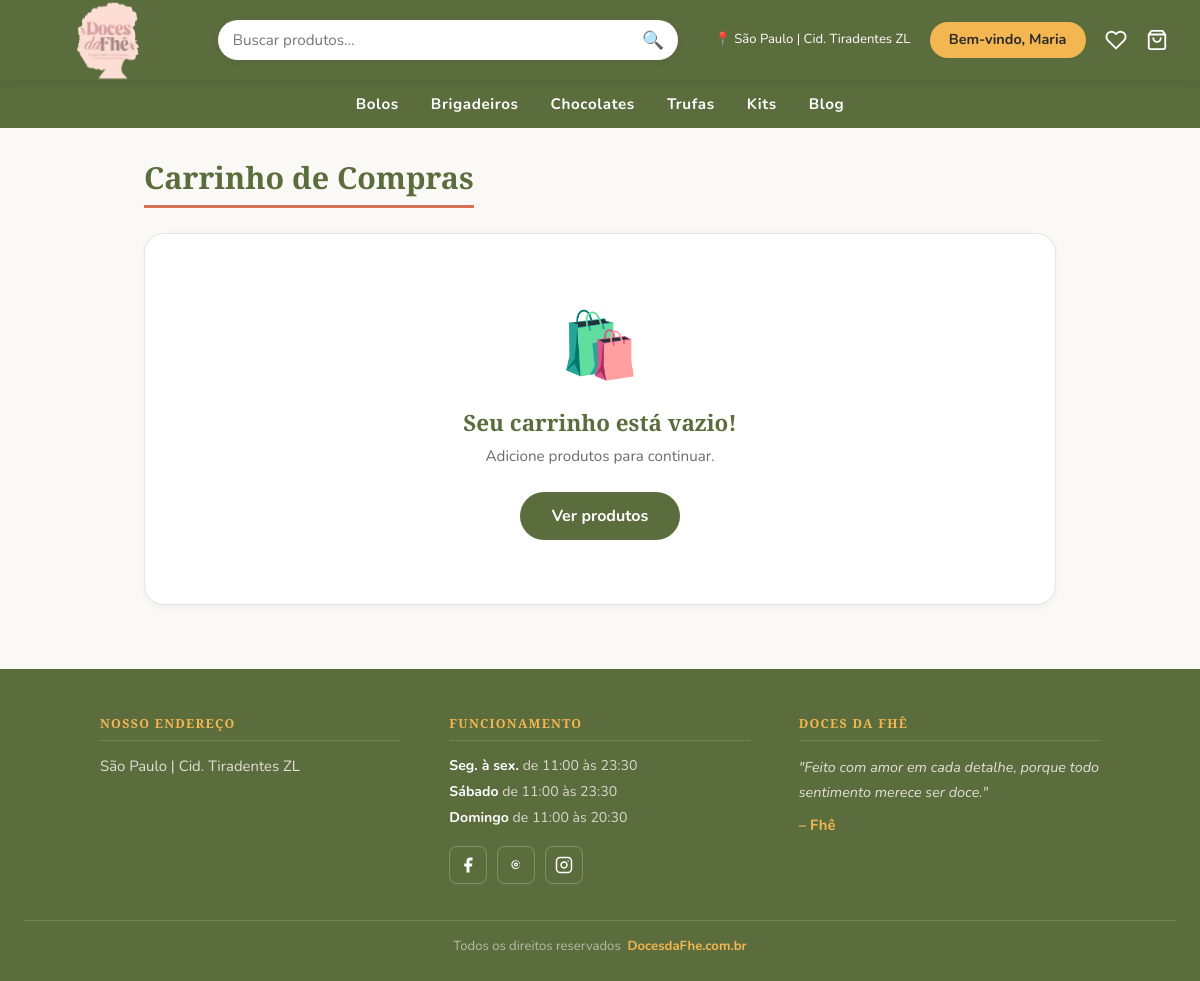
Page /carrinho (signed in) on the earlier database version.
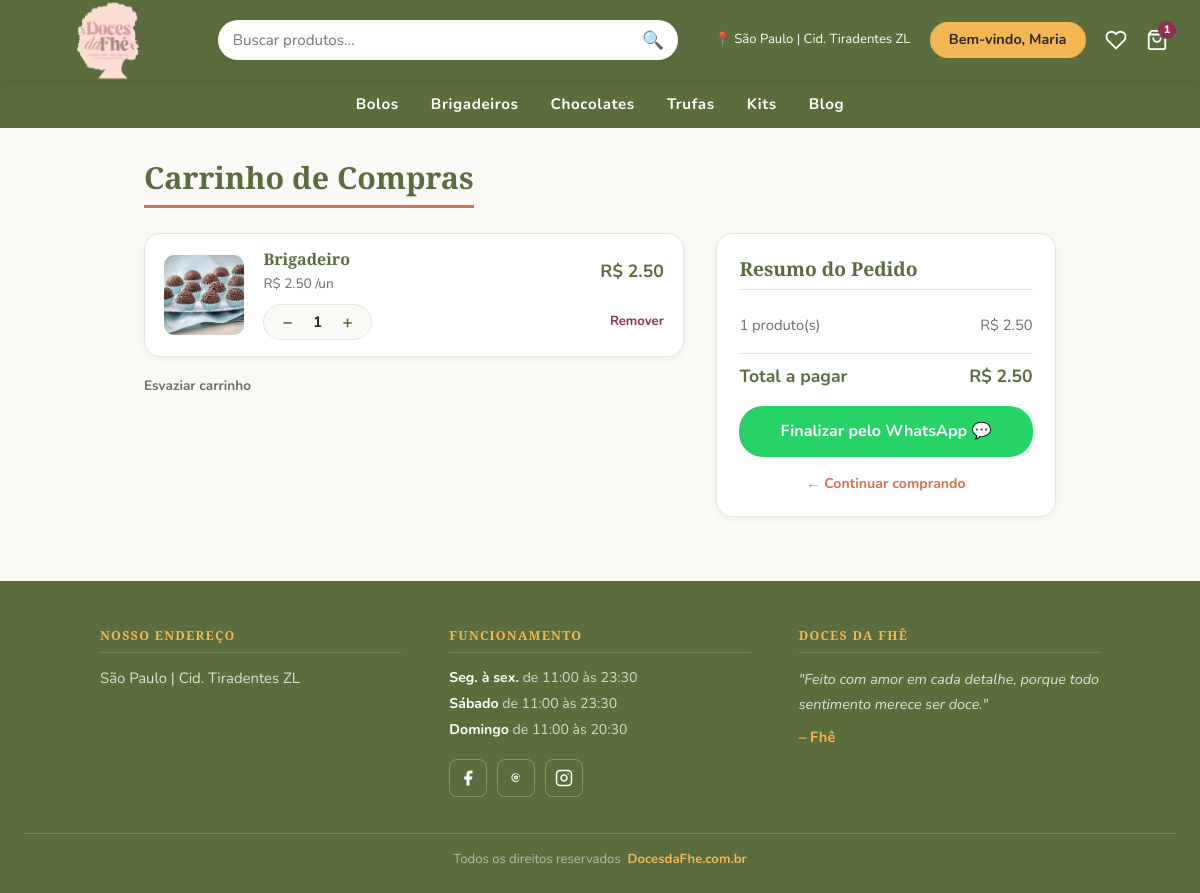
Same page on the later database version.
### models.py (models this page shows, shortened)
class User(db.Model, UserMixin):
    __tablename__ = "users"
    id       = db.Column(db.Integer, primary_key=True)
    email    = db.Column(db.String(120), unique=True, nullable=False, index=True)
    password = db.Column(db.String(200), nullable=False)
    name     = db.Column(db.String(120), nullable=True)   # ✅ NOVO
    phone    = db.Column(db.String(20), nullable=False)
    cep      = db.Column(db.String(8), nullable=False)
    is_admin = db.Column(db.Boolean, default=False, nullable=False)
    reset_token        = db.Column(db.String(100), unique=True, nullable=True)
    reset_token_expiry = db.Column(db.DateTime, nullable=True)
    created_at = db.Column(db.DateTime, default=datetime.utcnow)

class CarrinhoItem(db.Model):
    __tablename__ = "carrinho_itens"
    id          = db.Column(db.Integer, primary_key=True)
    user_id     = db.Column(db.Integer, db.ForeignKey('users.id'), nullable=False)
    produto_id  = db.Column(db.Integer, db.ForeignKey('products.id'), nullable=True)
    kit_id      = db.Column(db.Integer, db.ForeignKey('kits.id'), nullable=True)
    especial_id = db.Column(db.Integer, db.ForeignKey('produtos_especiais.id'), nullable=True)
    quantidade  = db.Column(db.Integer, default=1, nullable=False)
    created_at  = db.Column(db.DateTime, default=datetime.utcnow)
    user     = db.relationship('User', backref='carrinho_itens')
    produto  = db.relationship('Product', backref='carrinho_itens')
    kit      = db.relationship('Kit', backref='carrinho_itens')
    especial = db.relationship('ProdutoEspecial', backref='carrinho_itens')
    @property
    def nome(self):
        if self.produto:
            return self.produto.name
        if self.kit:
            return self.kit.name
        if self.especial:
            return self.especial.name
        return 'Produto'
    @property
    def preco_unit(self):
        if self.produto:
            return float(self.produto.price)
        if self.kit:
            return float(self.kit.total_price)
        if self.especial:
            return float(self.especial.price)
        return 0.0
    @property
    def imagem(self):
        if self.produto:
            return self.produto.image_url
        if self.kit:
            return self.kit.image_url
        if self.especial:
            return self.especial.image_url
        return None
    @property
    def subtotal(self):
        return self.preco_unit * self.quantidade

class Product(db.Model):
    __tablename__ = "products"
    id          = db.Column(db.Integer, primary_key=True)
    name        = db.Column(db.String(200), unique=True, nullable=False, index=True)
    description = db.Column(db.String(800), nullable=False)
    image_url   = db.Column(db.String(300))
    price       = db.Column(db.Numeric(10, 2), nullable=False)
    category    = db.Column(db.String(100), nullable=True, default='geral')  # ✅ NOVO
    ativo       = db.Column(db.Boolean, default=True, nullable=False)
    created_at  = db.Column(db.DateTime, default=datetime.utcnow)

### app.py (the view)
@app.route('/carrinho')
@login_required
def carrinho():
    itens            = CarrinhoItem.query.filter_by(user_id=current_user.id).all()
    total            = sum(item.subtotal for item in itens)
    quantidade_total = sum(item.quantidade for item in itens)
    return render_template('carrinho.html', itens=itens,
                           total=total, quantidade_total=quantidade_total)

### app.py (called while the page is built)
@login_manager.user_loader
def load_user(user_id):
    return User.query.get(int(user_id))

@app.context_processor
def inject_globals():
    if current_user.is_authenticated:
        total_itens = db.session.query(
            db.func.sum(CarrinhoItem.quantidade)
        ).filter_by(user_id=current_user.id).scalar() or 0
    else:
        total_itens = 0
    site_config = SiteConfig.query.first()
    return dict(carrinho_total=total_itens, site_config=site_config)

### templates/carrinho.html (shortened to what this page needs)
{% extends "admin/base.html" %}
{% block styles %}
<link rel="stylesheet" href="{{ url_for('static', filename='carrinho.css') }}">
{% endblock %}
{% block content %}
<header>
  <div class="logo">
    <a href="{{ url_for('dashboard') }}">
      <img class="logo-img" src="{{ url_for('static', filename=site_config.logo_url if site_config and site_config.logo_url else 'uploads/logo.png') }}" alt="{{ site_config.site_name if site_config else 'Doces da Fhê' }}" />
    </a>
  </div>
  <div class="search-bar-wrap">
    <div class="search-bar">
      <input type="text" id="searchInput" placeholder="Buscar produtos..."
             onkeydown="if(event.key==='Enter') buscarGlobal()" />
      <button onclick="buscarGlobal()">🔍</button>
    </div>
  </div>
  <div class="header-right">
    <span class="location">📍 São Paulo | Cid. Tiradentes ZL</span>
    {% if current_user.is_authenticated %}
      <div class="user-menu">
        <span class="btn-entrar user-btn" onclick="this.closest('.user-menu').classList.toggle('open')">Bem-vindo, {% if current_user.is_admin %}Admin{% else %}{{ (current_user.name or current_user.email).split()[0] }}{% endif %}</span>
      </div>
    {% else %}
      <a href="{{ url_for('login') }}" class="btn-entrar">Entrar</a>
    {% endif %}
    <a href="{{ url_for('favoritos') }}" class="cart-icon-wrap" title="Favoritos">
      <svg width="22" height="22" viewBox="0 0 24 24" fill="none" stroke="white" stroke-width="2" stroke-linecap="round" stroke-linejoin="round">
        <path d="M20.84 4.61a5.5 5.5 0 0 0-7.78 0L12 5.67l-1.06-1.06a5.5 5.5 0 0 0-7.78 7.78l1.06 1.06L12 21.23l7.78-7.78 1.06-1.06a5.5 5.5 0 0 0 0-7.78z"/>
      </svg>
    </a>
    <a href="{{ url_for('carrinho') }}" class="cart-icon-wrap">
      <svg width="22" height="22" fill="white" viewBox="0 0 24 24">
        <path d="M6 2 3 6v14a2 2 0 0 0 2 2h14a2 2 0 0 0 2-2V6l-3-4zM3 6h18M16 10a4 4 0 0 1-8 0"
              stroke="white" stroke-width="2" fill="none" stroke-linecap="round" stroke-linejoin="round"/>
      </svg>
      {% if carrinho_total > 0 %}
        <span class="cart-badge">{{ carrinho_total }}</span>
      {% endif %}
    </a>
  </div>
</header>
<nav>
  <a href="{{ url_for('categoria', nome='bolos') }}">Bolos</a>
  <a href="{{ url_for('categoria', nome='brigadeiros') }}">Brigadeiros</a>
  <a href="{{ url_for('categoria', nome='chocolates') }}">Chocolates</a>
  <a href="{{ url_for('categoria', nome='trufas') }}">Trufas</a>
  <a href="{{ url_for('kits_loja') }}">Kits</a>
  <a href="#">Blog</a>
</nav>
<div class="carrinho-wrap">
  <h2 class="carrinho-titulo">Carrinho de Compras</h2>
  {% if itens %}
  <div class="carrinho-layout">
    <div class="carrinho-itens">
      {% for item in itens %}
      <div class="carrinho-card">
        <div class="carrinho-img">
          {% if item.imagem %}
            <img src="{{ url_for('static', filename=item.imagem) }}" alt="{{ item.nome }}">
          {% else %}
            🍰
          {% endif %}
        </div>
        <div class="carrinho-info">
          <h3>{{ item.nome }}</h3>
          <p class="carrinho-preco-unit">R$ {{ "%.2f"|format(item.preco_unit) }} /un</p>
          <form method="POST" action="{{ url_for('atualizar_carrinho', item_id=item.id) }}"
                class="carrinho-qty-form">
            <button type="submit" name="quantidade" value="{{ item.quantidade - 1 }}">−</button>
            <span>{{ item.quantidade }}</span>
            <button type="submit" name="quantidade" value="{{ item.quantidade + 1 }}">+</button>
          </form>
        </div>
        <div class="carrinho-subtotal">
          <p>R$ {{ "%.2f"|format(item.subtotal) }}</p>
          <form method="POST" action="{{ url_for('remover_carrinho', item_id=item.id) }}">
            <button type="submit" class="btn-remover">Remover</button>
          </form>
        </div>
      </div>
      {% endfor %}
      <form method="POST" action="{{ url_for('esvaziar_carrinho') }}" class="form-esvaziar"
            onsubmit="return confirm('Esvaziar o carrinho?')">
        <button type="submit" class="btn-esvaziar">Esvaziar carrinho</button>
      </form>
    </div>
    <div class="carrinho-resumo">
      <h3>Resumo do Pedido</h3>
      <div class="resumo-linha">
        <span>{{ quantidade_total }} produto(s)</span>
        <span>R$ {{ "%.2f"|format(total) }}</span>
      </div>
      <div class="resumo-total">
        <span>Total a pagar</span>
        <span>R$ {{ "%.2f"|format(total) }}</span>
      </div>
      <a href="#" onclick="abrirModalEntrega()" class="btn-finalizar">
        Finalizar pelo WhatsApp 💬
      </a>
      <a href="{{ url_for('dashboard') }}" class="btn-continuar">
        ← Continuar comprando
      </a>
    </div>
  </div>
  {% else %}
  <div class="carrinho-vazio">
    <div class="carrinho-vazio-icon">🛍️</div>
    <h3>Seu carrinho está vazio!</h3>
    <p>Adicione produtos para continuar.</p>
    <a href="{{ url_for('dashboard') }}" class="btn-finalizar">
      Ver produtos
    </a>
  </div>
  {% endif %}
</div>
<footer class="footer">
  <div class="footer-container">
    <div class="footer-col">
      <h3 class="footer-titulo">NOSSO ENDEREÇO</h3>
      <p class="footer-endereco">São Paulo | Cid. Tiradentes ZL</p>
    </div>
    <div class="footer-col">
      <h3 class="footer-titulo">FUNCIONAMENTO</h3>
      <p class="footer-hora"><strong>Seg. à sex.</strong> de 11:00 às 23:30</p>
      <p class="footer-hora"><strong>Sábado</strong> de 11:00 às 23:30</p>
      <p class="footer-hora"><strong>Domingo</strong> de 11:00 às 20:30</p>
      <div class="footer-social">
        <a href="https://www.facebook.com/Docesdafhe/?ref=NONE_xav_ig_profile_page_web" target="_blank" rel="noopener" class="social-icon" aria-label="Facebook">
          <svg xmlns="http://www.w3.org/2000/svg" width="18" height="18" viewBox="0 0 24 24" fill="currentColor">
            <path d="M18 2h-3a5 5 0 0 0-5 5v3H7v4h3v8h4v-8h3l1-4h-4V7a1 1 0 0 1 1-1h3z"/>
          </svg>
        </a>
        <a href="https://www.threads.com/@docesdafhe?xmt=AQF0NPJogc8wQ_fC8M2gQNGZLlK3HaHuye6aF5Zn8kRVQuA" target="_blank" rel="noopener" class="social-icon" aria-label="Threads">
        </a>
        <a href="https://www.instagram.com/docesdafhe/" target="_blank" rel="noopener" class="social-icon" aria-label="Instagram">
        </a>
      </div>
    </div>
    <div class="footer-col">
      <h3 class="footer-titulo">DOCES DA FHÊ</h3>
      <p class="footer-quote">"Feito com amor em cada detalhe, porque todo sentimento merece ser doce."</p>
      <p class="footer-assinatura">– Fhê</p>
    </div>
  </div>
  <div class="footer-bottom">
    Todos os direitos reservados &nbsp;<a href="#" class="footer-site">DocesdaFhe.com.br</a>
  </div>
</footer>
{% endblock %}

### templates/admin/base.html (shortened to what this page needs)
<!DOCTYPE html>
<html>
<head>
  <link href="https://cdn.jsdelivr.net/npm/bootstrap@5.3.0/dist/css/bootstrap.min.css" rel="stylesheet">
  {% block styles %}{% endblock %}
  <link rel="stylesheet" href="{{ url_for('dynamic_styles') }}">
</head>
<body>
{% block content %}
{% endblock %}
</body>
</html>

### templates/admin/base.html (style rules this page uses)
:root { --color-primary: #5B6D3D; --color-secondary: #D67155; --color-accent: #F3B651; --color-dark: #932E50; --color-bg: #FAF9F6; --color-white: #FFFFFF; --color-text: #2B2B2B; --color-text-light: #6B6B6B; --color-border: #E5E5E5; --color-hover-primary: #4a5932; --color-hover-accent: #d9a13f; --color-hover-secondary: #b85a42; --shadow-sm: 0 2px 6px rgba(0,0,0,.05); --shadow-md: 0 4px 12px rgba(0,0,0,.08); --shadow-lg: 0 8px 20px rgba(0,0,0,.12); --radius-sm: 6px; --radius-md: 10px; --radius-lg: 16px; }
* { box-sizing: border-box; }
body { font-family: 'Nunito', sans-serif !important; background: var(--color-bg); color: var(--color-text); margin: 0 !important; padding: 0 !important; }

Differences in the rows shown:
added CarrinhoItem: image_url (picture), nome "Brigadeiro", quantidade "1"
now on this page (row unchanged): Product: preco_unit "2.50", subtotal "2.50"
Other differences:
{{ carrinho_total }}: (not shown) → "1"
{{ quantidade_total }}: (not shown) → "1"
{{ "%.2f"|format(total) }}: (not shown) → "2.50"
text no longer shown: "🛍️ Seu carrinho está vazio! Adicione produtos para continuar. Ver produtos"
text now shown: "Esvaziar carrinho Resumo do Pedido produto(s) R$ Total a pagar R$ Finalizar pelo WhatsApp 💬 ← Continuar comprando"
